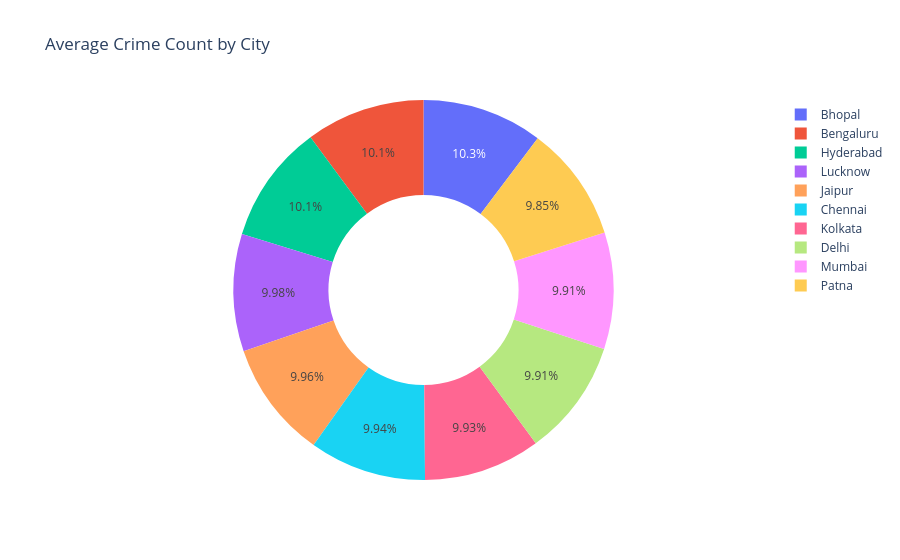

Notebook code for this chart:
### Code cell
import plotly.express as px

city_df = (
    df.groupby("city", as_index=False)["crime_count"]
      .mean()
)
fig = px.pie(
    city_df,
    values="crime_count",
    names="city",
    hole=0.5,
    title="Average Crime Count by City"
)

fig.show()

### Figure 1 — Plotly figure (JSON) as saved in the notebook; plotly's stock layout.template omitted (floating-point values rounded to 4 significant figures)
{"data": [{"domain": {"x": [0, 1], "y": [0, 1]}, "hole": 0.5, "hovertemplate": "city=%{label}<br>crime_count=%{value}<extra></extra>", "labels": ["Bengaluru", "Bhopal", "Chennai", "Delhi", "Hyderabad", "Jaipur", "Kolkata", "Lucknow", "Mumbai", "Patna"], "legendgroup": "", "name": "", "showlegend": true, "type": "pie", "values": [32.8, 33.21, 32.17, 32.08, 32.69, 32.24, 32.14, 32.29, 32.07, 31.87]}], "layout": {"legend": {"tracegroupgap": 0}, "title": {"text": "Average Crime Count by City"}}}
